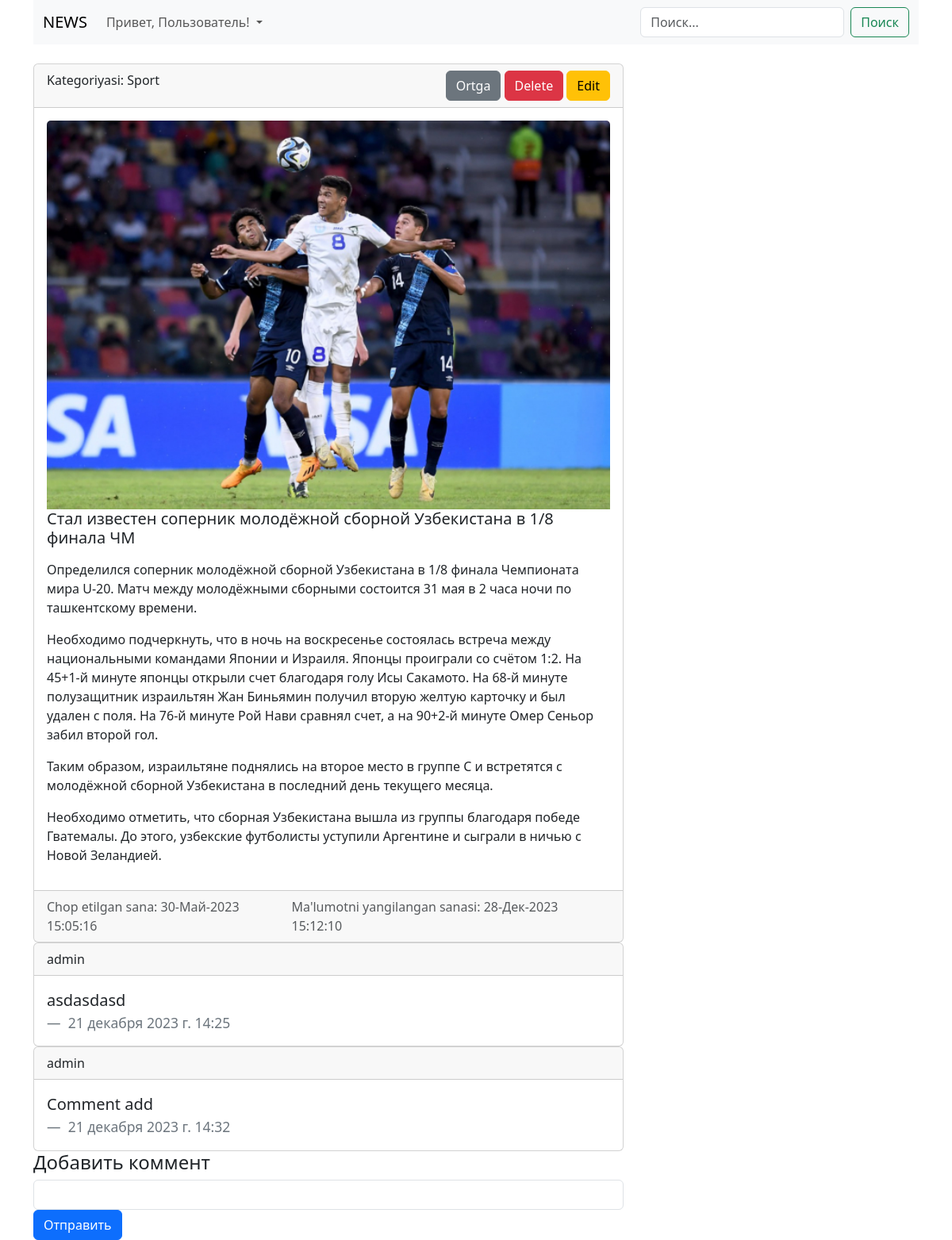
Page /article/1/ (signed in) on the committed database.
### blog/models.py (models this page shows, shortened)
class Article(models.Model):
    title = models.CharField(max_length=255, unique=True)
    content = models.TextField()
    photo = models.ImageField(blank=True, null=True, upload_to='photos/')
    created_at = models.DateTimeField(auto_now_add=True)
    updated_at = models.DateTimeField(auto_now=True)
    publish = models.BooleanField(default=True)
    category = models.ForeignKey(Category, on_delete=models.CASCADE)
    def get_photo(self):
        try:
            return self.photo.url
        except:
            return "https://media.istockphoto.com/id/887464786/vector/no-cameras-allowed-sign-flat-icon-in-red-crossed-out-circle-vector.jpg?s=612x612&w=0&k=20&c=LVkPMBiZas8zxBPmhEApCv3UiYjcbYZJsO-CVQjAJeU="
    class Meta:
        verbose_name = 'Статья'
        verbose_name_plural = 'Статьи'

class Category(models.Model):
    title = models.CharField(max_length=255, unique=True)
    class Meta:
        verbose_name = 'Категория'
        verbose_name_plural = 'Категории'

class Comment(models.Model):
    article = models.ForeignKey(Article, on_delete=models.CASCADE)
    user = models.ForeignKey(User, on_delete=models.CASCADE)
    text = models.TextField()
    created_at = models.DateTimeField(auto_now_add=True)

### blog/views.py (the view)
# urls.py: path('article/<int:pk>/', ArticleDetail.as_view(), name='article_detail'),
class ArticleDetail(DetailView):
    model = Article
    template_name = 'blog/article_detail.html'
    context_object_name = 'article'
    def get_queryset(self):
        return Article.objects.filter(pk=self.kwargs['pk'])
    def get_context_data(self, **kwargs):
        context = super().get_context_data()
        article = Article.objects.get(pk=self.kwargs['pk'])
        context['title'] = article.title
        context['comments'] = Comment.objects.filter(article=article)
        context['comment_form'] = CommentForm()
        return context

### blog/forms.py
class CommentForm(forms.ModelForm):
    class Meta:
        model = Comment
        fields = ('text',)
        widgets = {
            'text': forms.TextInput(attrs={
                'class': "form-control"
            })
        }

### blog/templates/blog/article_detail.html (shortened to what this page needs)
{% extends 'base.html' %}
{% block header %}
{% include 'components/_header.html' %}
{% endblock header %}
{% block main %}
<div class="container">
    <div class="d-flex justify-content-between">
        <div class="col-8">
            <div class="card">
                <div class="card-header d-flex justify-content-between">
                    <div>
                        Kategoriyasi: {{ article.category.title }}
                    </div>
                    <div>
                        <a href="#" class="btn btn-secondary">Ortga</a>
                        <a href="{% url 'delete' article.pk %}" class="btn btn-danger">Delete</a>
                        <a href="{% url 'edit' article.pk %}" class="btn btn-warning">Edit</a>
                    </div>
                </div>
                <div class="card-body">
                    <img src="{{ article.get_photo }}" class="card-img-top" alt="">
                    <h5 class="card-title">{{ article.title }}</h5>
                    <p class="card-text">{{ article.content|linebreaks }}</p>
                </div>
                <div class="card-footer text-muted d-flex justify-content-between">
                    <div>
                        Chop etilgan sana: {{ article.created_at|date:'d-M-Y H:m:s' }}
                    </div>
                    <div>
                        Ma'lumotni yangilangan sanasi: {{ article.updated_at|date:'d-M-Y H:m:s' }}
                    </div>
                </div>
            </div>
            {% for comment in comments %}
            <div class="card">
                <div class="card-header">
                    {{ request.user.username }}
                </div>
                <div class="card-body">
                    <blockquote class="blockquote mb-0">
                        <p>{{ comment.text }}</p>
                        <footer class="blockquote-footer">
                            {{ comment.created_at }}
                        </footer>
                    </blockquote>
                </div>
            </div>
            {% endfor %}
            {% if request.user.is_authenticated %}
            <h4>
                Добавить коммент
            </h4>
            <form action="{% url 'add_comment' article.pk %}" method="post" enctype="multipart/form-data">
                {{ comment_form.text }}
                <button type="submit" class="btn btn-primary">
                    Отправить
                </button>
            </form>
            {% endif %}
        </div>
    </div>
</div>
{% endblock main %}

### rows in the picture
Article: category "Sport", get_photo (picture), title "Стал известен соперник молодёжной сборной Узбекистана в 1/8 финала ЧМ", content "Определился соперник молодёжной сборной Узбекистана в 1/8 финала Чемпионата мира U-20. Матч между молодёжными сборными состоится 31 мая в 2 часа ночи по ташкентскому времени. Необходимо подчеркнуть, что в ночь на воскресенье состоялась встреча между национальными командами Японии и Израиля. Японцы проиграли со счётом 1:2. На 45+1-й минуте японцы открыли счет благодаря голу Исы Сакамото. На 68-й минуте полузащитник израильтян Жан Биньямин получил вторую желтую карточку и был удален с поля. На 76-й минуте Рой Нави сравнял счет, а на 90+2-й минуте Омер Сеньор забил второй гол. Таким образом, израильтяне поднялись на второе место в группе С и встретятся с молодёжной сборной Узбекистана в…", created_at "30-Май-2023 15:05:16", updated_at "28-Дек-2023 15:12:10"
Comment: text "asdasdasd", created_at "21 декабря 2023 г. 14:25"
Comment: text "Comment add", created_at "21 декабря 2023 г. 14:32"

### other values in the picture
{{ request.user.username }} "admin"
